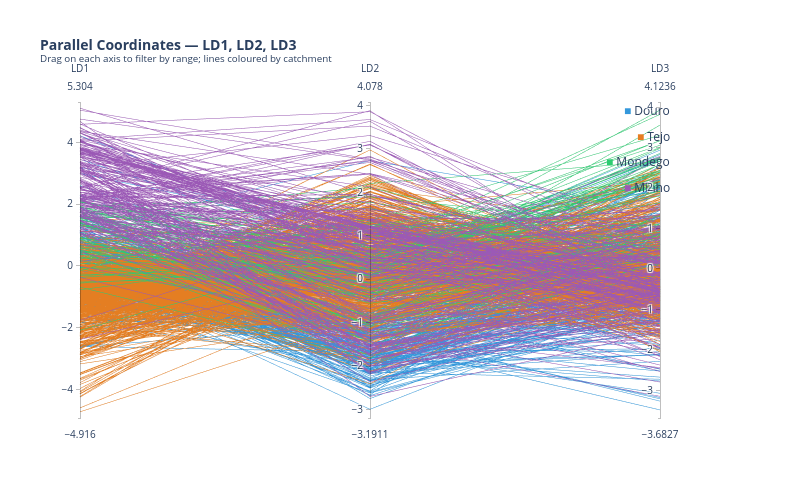

Notebook code for this chart:
### Code cell
# @title Interactive parallel coordinates — all 3 discriminant functions

# Encode catchment as integer for the colorscale
le = LabelEncoder().fit(basins)
df_scores['Catchment_code'] = le.transform(df_scores['Catchment'])

colorscale = [
    [0.00, palette['Douro']],
    [0.33, palette['Tejo']],
    [0.66, palette['Mondego']],
    [1.00, palette['Minho']],
]

fig_par = go.Figure(go.Parcoords(
    line=dict(
        color=df_scores['Catchment_code'],
        colorscale=colorscale,
        showscale=False,
        cmin=0, cmax=3,
    ),
    dimensions=[
        dict(label='LD1', values=df_scores['LD1'],
             range=[df_scores['LD1'].min()-0.2, df_scores['LD1'].max()+0.2]),
        dict(label='LD2', values=df_scores['LD2'],
             range=[df_scores['LD2'].min()-0.2, df_scores['LD2'].max()+0.2]),
        dict(label='LD3', values=df_scores['LD3'],
             range=[df_scores['LD3'].min()-0.2, df_scores['LD3'].max()+0.2]),
    ]
))

# Add a manual legend as text annotations
for k, basin in enumerate(basins):
    fig_par.add_annotation(
        x=1.02, y=1 - k * 0.08,
        xref='paper', yref='paper',
        text=f'<span style="color:{palette[basin]}">■</span> {basin}',
        showarrow=False, font=dict(size=12),
        align='left',
    )

fig_par.update_layout(
    title=dict(
        text='<b>Parallel Coordinates — LD1, LD2, LD3</b><br>'
             '<sup>Drag on each axis to filter by range; lines coloured by catchment</sup>',
        font=dict(size=14)
    ),
    paper_bgcolor='white',
    plot_bgcolor='white',
    width=800, height=500,
    margin=dict(r=140),
)
fig_par.show()

### Figure 1 — Plotly figure (JSON) as saved in the notebook; plotly's stock layout.template omitted (floating-point values rounded to 4 significant figures; data arrays with more than 128 entries replaced by an {"elided": "..."} marker saying what was removed)
{"data": [{"dimensions": [{"label": "LD1", "range": [-4.916, 5.304], "values": {"elided": "1292 float values"}}, {"label": "LD2", "range": [-3.191, 4.078], "values": {"elided": "1292 float values"}}, {"label": "LD3", "range": [-3.683, 4.124], "values": {"elided": "1292 float values"}}], "line": {"cmax": 3, "cmin": 0, "color": {"elided": "1292 int values"}, "colorscale": [[0, "#3498db"], [0.33, "#e67e22"], [0.66, "#2ecc71"], [1, "#9b59b6"]], "showscale": false}, "type": "parcoords"}], "layout": {"annotations": [{"align": "left", "font": {"size": 12}, "showarrow": false, "text": "<span style=\"color:#3498db\">■</span> Douro", "x": 1.02, "xref": "paper", "y": 1, "yref": "paper"}, {"align": "left", "font": {"size": 12}, "showarrow": false, "text": "<span style=\"color:#e67e22\">■</span> Tejo", "x": 1.02, "xref": "paper", "y": 0.92, "yref": "paper"}, {"align": "left", "font": {"size": 12}, "showarrow": false, "text": "<span style=\"color:#2ecc71\">■</span> Mondego", "x": 1.02, "xref": "paper", "y": 0.84, "yref": "paper"}, {"align": "left", "font": {"size": 12}, "showarrow": false, "text": "<span style=\"color:#9b59b6\">■</span> Minho", "x": 1.02, "xref": "paper", "y": 0.76, "yref": "paper"}], "height": 500, "margin": {"r": 140}, "paper_bgcolor": "white", "plot_bgcolor": "white", "title": {"font": {"size": 14}, "text": "<b>Parallel Coordinates — LD1, LD2, LD3</b><br><sup>Drag on each axis to filter by range; lines coloured by catchment</sup>"}, "width": 800}}
